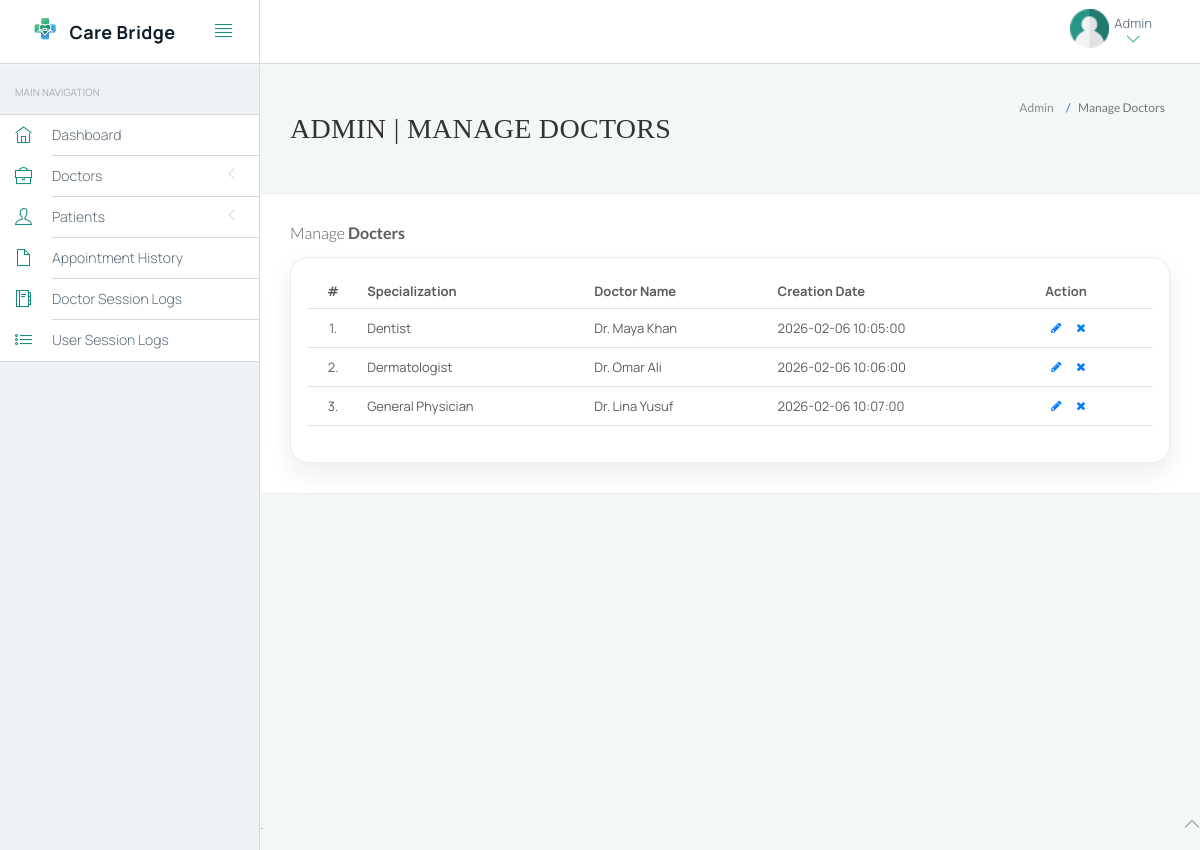
The page /hms/admin/manage-doctors.php (signed in) on the database its author committed.
### tables this page shows
CREATE TABLE IF NOT EXISTS `doctors` (
  `id` int(11) NOT NULL,
  `specilization` varchar(255) NOT NULL,
  `doctorName` varchar(255) NOT NULL,
  `address` longtext NOT NULL,
  `docFees` varchar(255) NOT NULL,
  `contactno` bigint(11) NOT NULL,
  `docEmail` varchar(255) NOT NULL,
  `password` varchar(255) NOT NULL,
  `creationDate` timestamp NOT NULL DEFAULT CURRENT_TIMESTAMP,
  `updationDate` varchar(255) NOT NULL
);

### hms/admin/manage-doctors.php (the view, shortened to what this page needs)
<?php
include('include/config.php');
?>
<!DOCTYPE html>
<html lang="en">
	<head>
		<link rel="stylesheet" href="vendor/bootstrap/css/bootstrap.min.css">
		<link rel="stylesheet" href="vendor/fontawesome/css/font-awesome.min.css">
		<link rel="stylesheet" href="vendor/themify-icons/themify-icons.min.css">
		<link href="vendor/animate.css/animate.min.css" rel="stylesheet" media="screen">
		<link href="vendor/perfect-scrollbar/perfect-scrollbar.min.css" rel="stylesheet" media="screen">
		<link href="vendor/switchery/switchery.min.css" rel="stylesheet" media="screen">
		<link href="vendor/bootstrap-touchspin/jquery.bootstrap-touchspin.min.css" rel="stylesheet" media="screen">
		<link href="vendor/select2/select2.min.css" rel="stylesheet" media="screen">
		<link href="vendor/bootstrap-datepicker/bootstrap-datepicker3.standalone.min.css" rel="stylesheet" media="screen">
		<link href="vendor/bootstrap-timepicker/bootstrap-timepicker.min.css" rel="stylesheet" media="screen">
		<link rel="stylesheet" href="assets/css/styles.css">
		<link rel="stylesheet" href="assets/css/plugins.css">
		<link rel="stylesheet" href="assets/css/themes/theme-1.css" id="skin_color" />
	</head>
	<body>
		<div id="app">
<?php include('include/sidebar.php');?>
			<div class="app-content">
						<?php include('include/header.php');?>
				<div class="main-content" >
					<div class="wrap-content container" id="container">
						<section id="page-title">
							<div class="row">
								<div class="col-sm-8">
									<h1 class="mainTitle">Admin | Manage Doctors</h1>
																	</div>
								<ol class="breadcrumb">
									<li>
										<span>Admin</span>
									</li>
									<li class="active">
										<span>Manage Doctors</span>
									</li>
								</ol>
							</div>
						</section>
						<div class="container-fluid container-fullw bg-white">
									<div class="row">
								<div class="col-md-12">
									<h5 class="over-title margin-bottom-15">Manage <span class="text-bold">Docters</span></h5>
									<div class="care-table-wrap table-responsive">
									<table class="table table-hover care-table" id="sample-table-1">
										<thead>
											<tr>
												<th class="center">#</th>
												<th>Specialization</th>
												<th class="hidden-xs">Doctor Name</th>
												<th>Creation Date </th>
												<th>Action</th>
											</tr>
										</thead>
										<tbody>
<?php
$sql=mysqli_query($bd, "select * from doctors");
$cnt=1;
while($row=mysqli_fetch_array($sql))
{
?>
											<tr>
												<td class="center"><?php echo $cnt;?>.</td>
												<td class="hidden-xs"><?php echo $row['specilization'];?></td>
												<td><?php echo $row['doctorName'];?></td>
												<td><?php echo $row['creationDate'];?>
												</td>
												<td >
												<div class="visible-md visible-lg hidden-sm hidden-xs">
							<a href="edit-doctor.php?id=<?php echo $row['id'];?>" class="btn btn-transparent btn-xs" tooltip-placement="top" tooltip="Edit"><i class="fa fa-pencil"></i></a>
	<a href="manage-doctors.php?id=<?php echo $row['id']?>&del=delete" onClick="return confirm('Are you sure you want to delete?')"class="btn btn-transparent btn-xs tooltips" tooltip-placement="top" tooltip="Remove"><i class="fa fa-times fa fa-white"></i></a>
												</div>
												</td>
											</tr>
											<?php
$cnt=$cnt+1;
											 }?>
										</tbody>
									</table>
									</div>
								</div>
							</div>
								</div>
							</div>
						</div>
					</div>
				</div>
	<?php include('include/footer.php');?>
	</body>
</html>

### hms/admin/assets/css/themes/theme-1.css (style rules this page uses)
body { background: #f3f7f6; }

### hms/admin/include/care-bridge-ui.php (style rules this page uses)
:root { --ink: #0f1d2b; --muted: #5c6b7a; --primary: #0f8a7a; --primary-2: #0b6b5f; --surface: #ffffff; --shadow: 0 16px 36px rgba(15, 29, 43, 0.12); --shadow-soft: 0 10px 24px rgba(15, 29, 43, 0.08); --radius-lg: 18px; --radius-md: 12px; }
body, #app { font-family: 'Manrope', sans-serif; }
#page-title h1 { font-family: 'Playfair Display', serif; letter-spacing: .3px; }
.care-table-wrap { background: var(--surface); border-radius: var(--radius-lg); border: 1px solid rgba(15, 29, 43, .08); box-shadow: var(--shadow-soft); padding: 16px; }
.care-table thead th { color: var(--muted); font-weight: 700; border-bottom: 1px solid rgba(15, 29, 43, .08); }

### rows shown on the page
doctors: specilization "Dentist", doctorName "Dr. Maya Khan", creationDate "2026-02-06 10:05:00"
doctors: specilization "Dermatologist", doctorName "Dr. Omar Ali", creationDate "2026-02-06 10:06:00"
doctors: specilization "General Physician", doctorName "Dr. Lina Yusuf", creationDate "2026-02-06 10:07:00"
